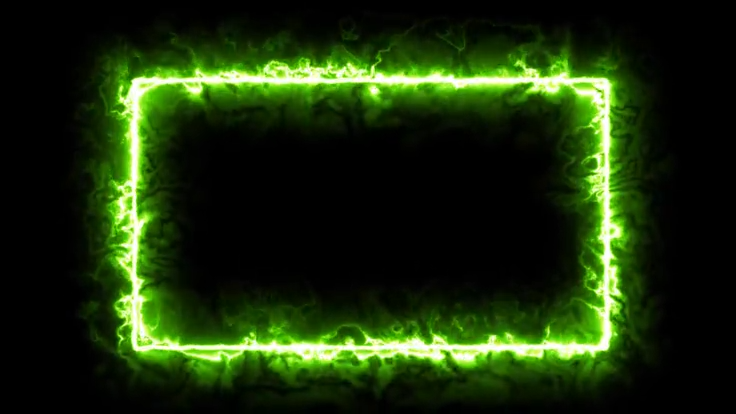
#> input picture fireframe.png, 736 x 414 px, given in place of fire1.gif, which was not available
$ python fire-sheets.py
#> lines starting #> are read from the running program, lines starting #| are printed output that depends on the picture; pictures that were not available may be replaced by others from this repository, and a replacement may not be noted
### tools/hue.py
#!/usr/bin/env python3
"""
The one hue rotation the whole app shares.

Lives on its own because both generators need it and a second copy is a second
thing to drift. TARGET is the floor ring's own hue, which is the reference the
palette was decided against.

Only saturated pixels move. The arena is mostly desaturated stone, and rotating
grey only tints it — the guard is what keeps the room stone rather than turning
it green. Saturation and value are never touched: this changes WHICH green, not
how bright or how vivid, so nothing tuned by eye needs tuning again.
"""
import colorsys

TARGET = 156.0
MIN_SAT = 0.18

# what each source measures at, before rotation
FROM = {
    'arena': 80.0,
    'fire1': 129.0,
    'fire3': 97.0,
    'frame': 137.0,
    'ring': 158.0,
    'icon': 85.0,
}


def rotate_to_target(img, from_hue):
    """Rotate an RGB(A) image's saturated pixels onto TARGET."""
    delta = ((TARGET - from_hue) / 360.0) % 1.0
    has_alpha = 'A' in img.getbands()
    alpha = img.getchannel('A') if has_alpha else None
    rgb = img.convert('RGB')
    out = []
    for r, g, b in rgb.getdata():
        h, s, v = colorsys.rgb_to_hsv(r / 255, g / 255, b / 255)
        if s >= MIN_SAT:
            r, g, b = colorsys.hsv_to_rgb((h + delta) % 1.0, s, v)
            r, g, b = int(r * 255 + .5), int(g * 255 + .5), int(b * 255 + .5)
        out.append((r, g, b))
    rgb.putdata(out)
    if has_alpha:
        rgb = rgb.convert('RGBA')
        rgb.putalpha(alpha)
    return rgb

### tools/fire-sheets.py
#!/usr/bin/env python3
"""
Turns the source fire GIFs into sprite sheets the app can animate in CSS.

    python3 tools/fire-sheets.py

Why not just use the GIFs. A GIF cannot be paused, so `html.idle` — which
stops every other animation when the app is not on screen — has no effect on
one, and it would keep decoding in a pocket. A GIF cannot respect
prefers-reduced-motion either, and the app promises a resting state. And the
three sources weigh 6.9 MB against a 156 KB arena, with fire1 alone decoding
to roughly 48 MB of frames in memory.

A sheet is a plain image driven by a CSS steps() animation, so it pauses with
everything else, rests with everything else, and costs no JavaScript.

Each sheet is ONE ROW: frames left to right. The CSS walks it with
background-position, which is why the row is simpler than a grid — one axis,
one steps().

Crop boxes and frame counts live here and nowhere else. Re-run after changing
any source GIF.
"""
import sys
from pathlib import Path
from PIL import Image, ImageFilter

sys.path.insert(0, str(Path(__file__).resolve().parent))
from hue import rotate_to_target, FROM
from pathlib import Path

ROOT = Path(__file__).resolve().parent.parent
OUT = ROOT / 'public'

# name: (source, frames to keep, height of one frame in the sheet)
# Two textures, alternating. A wall made from a single tile repeats no matter
# how the phases are staggered — the eye finds the tile — so the clusters take
# turns between a fat turbulent body and a thin wispy lick.
#
# fire2 is not used. It is a dense wall with a hard ground edge, and at this
# scale it read as cheap: too even, too solid, too obviously a loop. fire1 and
# fire3 are both irregular enough to stand being repeated.
JOBS = {
    'fire-body':   ('fire1.gif', 24, 260, 'fire1'),  # fat and turbulent, the deep bases
    'fire-column': ('fire3.gif', 24, 320, 'fire3'),  # wispy, the tall thin licks
}


def lit_bbox(im):
    """Union of what is actually lit across every frame — these sources are
    mostly black, and black is the part screen-blending throws away."""
    box = None
    for i in range(im.n_frames):
        im.seek(i)
        mask = im.convert('RGB').point(lambda p: 255 if p > 20 else 0).convert('L')
        b = mask.getbbox()
        if not b:
            continue
        box = b if box is None else (
            min(box[0], b[0]), min(box[1], b[1]),
            max(box[2], b[2]), max(box[3], b[3]))
    return box


def crush_black(im, knee=0.11):
    """Take the sheet's near-black floor all the way to zero.

    These sheets are screen-blended, and screen ADDS whatever it is given: a
    'black' background sitting at RGB(3,2,17) paints a dim blue rectangle
    wherever the sprite lands. Over the bright band the sheets were drawn for
    that is invisible, which is why it went unnoticed — put one over dark stone
    and it reads as a grey smudge with a straight edge.

    Measured on fire-body before this: 0.00% of the sheet was true black and
    63.37% of it was a dim blue floor. Each pixel is scaled by its own
    luminance, so the flames themselves are untouched and only the floor moves.
    """
    px = list(im.get_flattened_data())
    out = []
    for (r, g, b) in px:
        lum = (0.2126 * r + 0.7152 * g + 0.0722 * b) / 255
        if lum <= 0:
            f = 0.0
        elif lum < knee * 3:
            f = min(1.0, max(0.0, (lum - knee) / (1 - knee)) / lum)
        else:
            f = 1.0
        out.append((int(r * f), int(g * f), int(b * f)))
    cleaned = Image.new('RGB', im.size)
    cleaned.putdata(out)
    return cleaned


def build(name, src, count, height, hue_key):
#> called with name = 'fire-body', src = 'fire1.gif', count = 24, height = 260, hue_key = 'fire1'
    im = Image.open(ROOT / src)
#> im is the input picture: PIL image 736x414 RGBA; mean R, G, B, A 27.7, 47.9, 12.3, 255
    box = lit_bbox(im) or (0, 0, im.width, im.height)
#> the loop in lit_bbox, `for i in range(im.n_frames):` made 1 pass
#> box on pass 1: (80, 24, 655, 403)
#> pass 1, in lit_bbox, `mask = im.convert('RGB').point(lambda p: 255 if p > 20 else 0).convert..`:
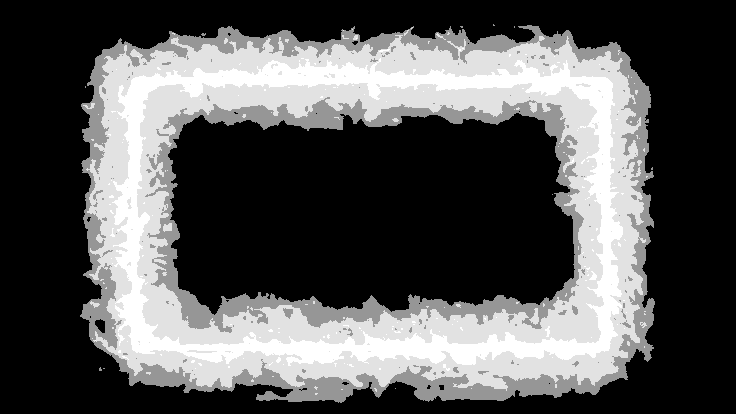
#> mask: PIL image 736x414 L; min 0, max 255, mean 86
#> box = (80, 24, 655, 403)
    cw, ch = box[2] - box[0], box[3] - box[1]
#> cw = 575; ch = 379
    width = max(1, round(cw * height / ch))
#> width = 394
    idxs = [round(i * im.n_frames / count) % im.n_frames for i in range(count)]
#> idxs = [0, 0, 0, 0, 0, 0, 0, 0, 0, 0, 0, 0, 0, 0, 0, 0, 0, 0, 0, 0, 0, 0, 0, 0]
    sheet = Image.new('RGB', (width * count, height), (0, 0, 0))
#> sheet: PIL image 9456x260 RGB; every value is 0
    for slot, fi in enumerate(idxs):
        im.seek(fi)
        frame = im.convert('RGB').crop(box).resize((width, height), Image.LANCZOS)
        sheet.paste(frame, (slot * width, 0))
#> this loop made 24 passes
#> pass 1, in build, `frame = im.convert('RGB').crop(box).resize((width, height), Image.LANC..`:
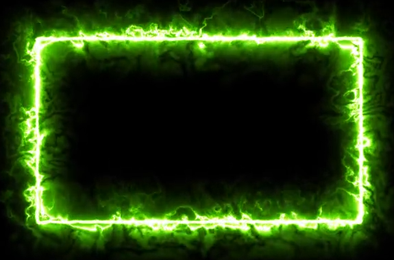
#> frame: PIL image 394x260 RGB; mean R, G, B 38.5, 66.5, 17.2
#> after the loop:
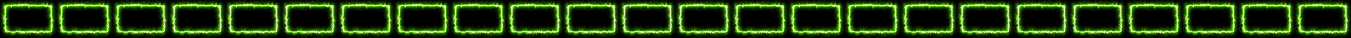
#> sheet: PIL image 9456x260 RGB (shown at 1/7 size); mean R, G, B 38.5, 66.5, 17.2
    # Rotated here, on the assembled sheet, and encoded ONCE. It used to be
    # recoloured in a second pass that re-saved every sheet at a lower quality
    # than the one that made it — the profile frame went out at 74 having been
    # written at 84. One pass, one encode, no generation loss.
    sheet = rotate_to_target(sheet, FROM[hue_key])
#> in rotate_to_target, `has_alpha = 'A' in img.getbands()`: has_alpha = False
#> the loop in rotate_to_target, `for r, g, b in rgb.getdata():` made 2458560 passes
#> (r, g, b, h, s, v) on passes 1 to 12: (0, 0, 0, 0, 0, 0), (0, 0, 0, 0, 0, 0), (0, 0, 0, 0, 0, 0), (0, 0, 0, 0, 0, 0), (0, 0, 0, 0, 0, 0), (0, 0, 0, 0, 0, 0), (0, 0, 0, 0, 0, 0), (0, 0, 0, 0, 0, 0), (0, 0, 0, 0, 0, 0), (0, 0, 0, 0, 0, 0), (0, 0, 0, 0, 0, 0), (0, 0, 0, 0, 0, 0)
#> (h, s, v, r, g, b) on passes 61 to 66: (0.267, 0.769, 0.051, 3, 13, 3), (0.25, 0.909, 0.0431, 1, 11, 1), (0.259, 1, 0.0353, 0, 9, 0), (0.306, 1, 0.0235, 0, 6, 2), (0.333, 1, 0.0196, 0, 5, 2), (0.3, 1, 0.0196, 0, 5, 1)
#> after the loop in rotate_to_target, `for r, g, b in rgb.getdata():`: out = 2458560 items
#> in rotate_to_target, `rgb.putdata(out)`:
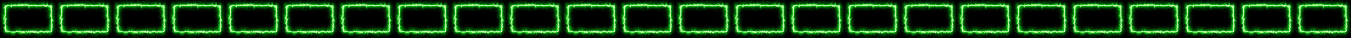
#> rgb: PIL image 9456x260 RGB (shown at 1/7 size); mean R, G, B 19.3, 66.5, 19.9
    sheet = crush_black(sheet)
    path = OUT / f'{name}.webp'
    # 82, not 88. These are blurred fire behind a mask at about half opacity —
    # the detail 88 buys is not visible through any of that, and it cost 60 KB.
    # The arena is where the quality budget belongs; it is the picture.
    sheet.save(path, 'WEBP', quality=82, method=6)
    kb = path.stat().st_size / 1024
    print(f'{path.name}: {count} frames of {width}x{height} '
          f'-> {sheet.width}x{sheet.height}, {kb:.0f} KB')
    return width, height, count


# [92 lines left out: functions build_floor, build_frame, not called in this run]


for name, (src, count, height, hue_key) in JOBS.items():
#> (the run stopped early here; a loop or call above may not have finished)
